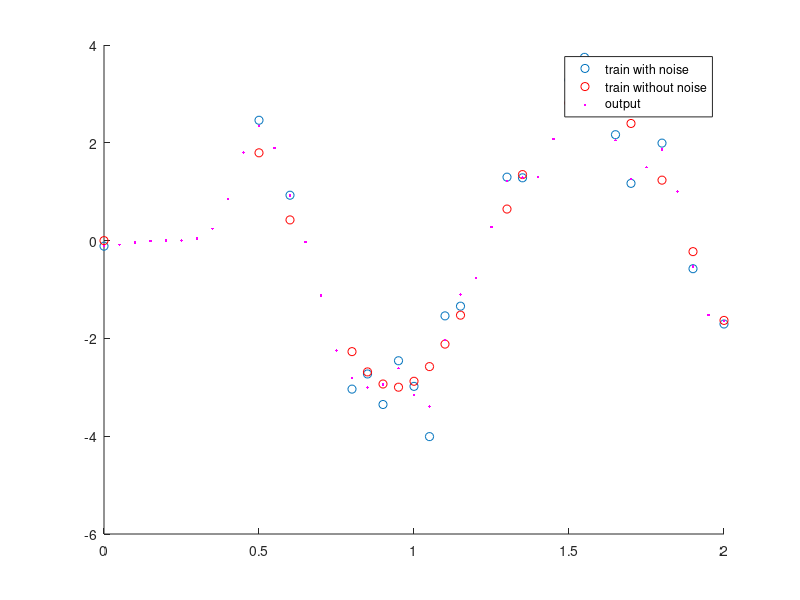

The MATLAB script that drew this image:
% %Choose kernel
% kern = 1
% switch kern
%     case 1
% end
rng('default')

%Covariance function
k = @(x,y) exp(-100*(x-y)'*(x-y));

%Choose sample
%x = linspace(0,10,200);
%r = randperm(length(x));
%x = x(r);

x = [0:.05:2];                  %x-input
r = randperm(length(x));
x = x(r);
n = length(x);                      %size of total
l = floor(n*1/2);                   %size of training set
ftr = 3*sin(5*x(1:l))';                    %training function - real underlying
noise = randn(length(x(1:l)),1);      %gaussian noise
ytr = ftr + noise;                  %training output w/ noise

%Construct covariance matrix
C = zeros(n,n);
for i = 1:n
    for j = 1:n
        C(i,j) = k(x(i),x(j));
    end
end
disp(C)

%Construct covariance matrix blocks
% for i = 1:l
%     for j = 1:l
%         Kxx(i,j) = C(i,j);
%     end
% end
% for i = l+1:n
%     for j = 1:l
%         Kxox(i-l,j) = C(i,j);
%     end
% end
% for i = 1:l
%     for j = l+1:n
%         Kxxo(i,j-l) = C(i,j);
%     end
% end
% for i = l+1:n
%     for j = l+1:n
%         Kxoxo(i-l,j-l) = C(i,j);
%     end
% end
Kxx(1:l,1:l) = C(1:l,1:l) + .05*eye(length(C(1:l,1:l))); %coefficient encodes prior noise belief (?)
Kxox(1:n-l,1:l) = C(l+1:end,1:l); %noise is not included in any other covariance submatrix
Kxxo(1:l,1:n-l) = C(1:l,l+1:end);
Kxoxo(1:n-l,1:n-l) = C(l+1:end,l+1:end);
%ftr = sin(x(1:l)/10)';

%Joint Posterior Distribution Computations
mu_all = C(:,1:l)*inv(Kxx)*ytr; %train covariance, inv self cov, train -> mean all
mu = Kxox*inv(Kxx)*ytr;         %New mean
D = Kxoxo - Kxox*inv(Kxx)*Kxxo; %New Covariance ... difference from gaussian processes book: missing transpose?
D_all = C - C(:,1:l)*inv(Kxx)*C(1:l,:); 

f = mvnrnd(mu,D,50);
%Sample from Gaussian Process at points
%u = randn(n-l,1);               %sample from normal distribution
%[A,S,B] = svd(D);               %factor C
%f = A*sqrt(S)*u;                %resulting output

%Plot
%figure;
hold all;
%clf;
plot(x(1:l),ytr,'o');
plot(x(1:l),ftr,'ro');
% plot(x(l+1:end),mu,'co');
plot(x,mu_all,'m.');
%Note: labels unsure
legend('train with noise','train without noise','output')
% plot(repmat(x(l+1:end)',[1 size(f,1)])',f,'.');
%axis([0,1,-2,2]);